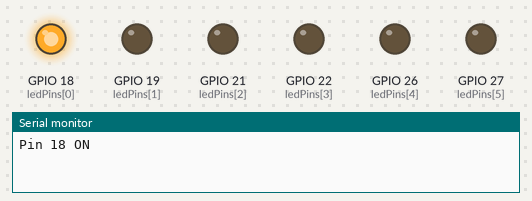
The program below on a simulated ESP32. Parts: output pins drawn as LEDs (lit = HIGH), the last lines printed to the serial monitor.

Above: at 0.2 s.
At 1.7 s:
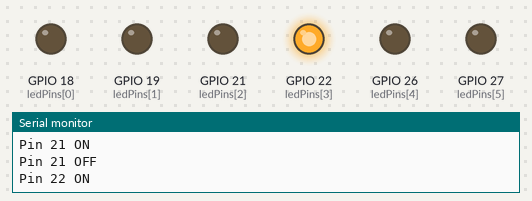
At 2.2 s:
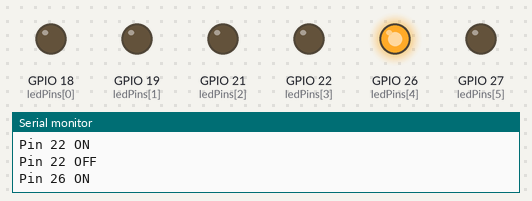
At 3.0 s:
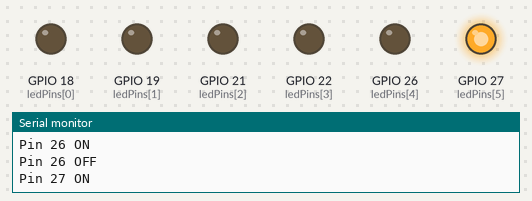
At 5.2 s:
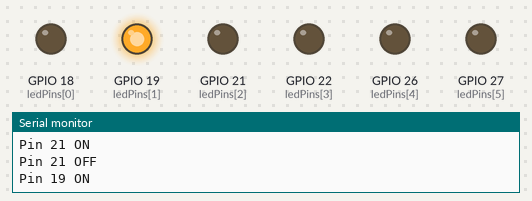
At 7.2 s:
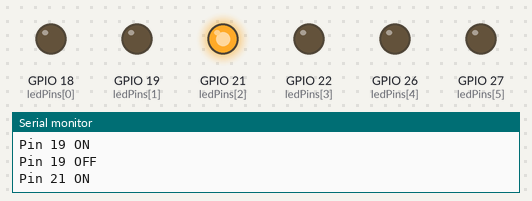
Timing chart, 0 to 7.8 s (numbered marks = the images above):
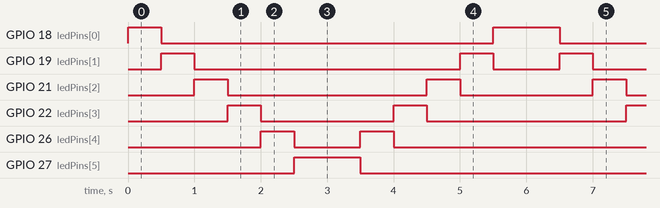

Measured:
- by itself, GPIO 18 (ledPins[0]): repeats every 6.0 s: LOW 5.0 s, HIGH 1.0 s
- by itself, GPIO 19 (ledPins[1]): repeats every 6.0 s: LOW 4.0 s, HIGH 0.50 s, LOW 1.0 s, HIGH 0.50 s
- by itself, GPIO 21 (ledPins[2]): repeats every 6.0 s: LOW 3.0 s, HIGH 0.50 s, LOW 2.0 s, HIGH 0.50 s
- by itself, GPIO 22 (ledPins[3]): repeats every 6.0 s: LOW 2.0 s, HIGH 0.50 s, LOW 3.0 s, HIGH 0.50 s
- by itself, GPIO 26 (ledPins[4]): repeats every 6.0 s: LOW 1.0 s, HIGH 0.50 s, LOW 4.0 s, HIGH 0.50 s
- by itself, GPIO 27 (ledPins[5]): alternates HIGH for 1.0 s and LOW for 5.0 s

The program:

main.cpp
```cpp
#include <Arduino.h>

// 定义引脚数组
const int ledPins[] = {18, 19, 21, 22, 26, 27}; // 替换后两个引脚
const int numPins = 6;

void setup() {
  // 初始化引脚为输出
  for (int i = 0; i < numPins; i++) {
    pinMode(ledPins[i], OUTPUT);
    digitalWrite(ledPins[i], LOW); // 确保初始状态为熄灭
  }
  Serial.begin(115200);
}

void loop() {
  // 正向流水灯
  for (int i = 0; i < numPins; i++) {
    digitalWrite(ledPins[i], HIGH); // 点亮当前 LED
    Serial.print("Pin ");
    Serial.print(ledPins[i]);
    Serial.println(" ON");
    delay(500);
    digitalWrite(ledPins[i], LOW); // 熄灭当前 LED
    Serial.print("Pin ");
    Serial.print(ledPins[i]);
    Serial.println(" OFF");
  }

  // 反向流水灯
  for (int i = numPins - 1; i >= 0; i--) {
    digitalWrite(ledPins[i], HIGH); // 点亮当前 LED
    Serial.print("Pin ");
    Serial.print(ledPins[i]);
    Serial.println(" ON");
    delay(500);
    digitalWrite(ledPins[i], LOW); // 熄灭当前 LED
    Serial.print("Pin ");
    Serial.print(ledPins[i]);
    Serial.println(" OFF");
  }
}
```
